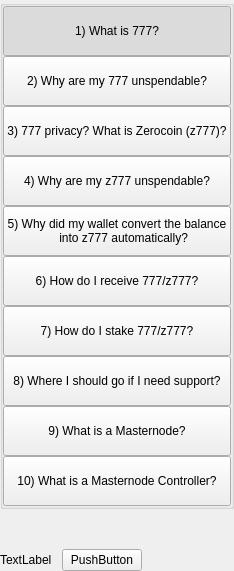
         <widget class="QWidget" name="left" native="true">
          <layout class="QVBoxLayout" name="verticalLayout_3">
           <property name="leftMargin">
            <number>0</number>
           </property>
           <property name="topMargin">
            <number>0</number>
           </property>
           <property name="rightMargin">
            <number>0</number>
           </property>
           <property name="bottomMargin">
            <number>0</number>
           </property>
           <item>
            <layout class="QVBoxLayout" name="verticalLayout_2">
             <property name="spacing">
              <number>0</number>
             </property>
             <item>
              <widget class="QWidget" name="containerButtons" native="true">
               <layout class="QVBoxLayout" name="verticalLayout">
                <property name="spacing">
                 <number>0</number>
                </property>
                <property name="leftMargin">
                 <number>0</number>
                </property>
                <property name="topMargin">
                 <number>0</number>
                </property>
                <property name="rightMargin">
                 <number>0</number>
                </property>
                <property name="bottomMargin">
                 <number>0</number>
                </property>
                <item>
                 <widget class="QGroupBox" name="groupBox">
                  <property name="title">
                   <string/>
                  </property>
                  <layout class="QVBoxLayout" name="verticalLayout_9">
                   <property name="spacing">
                    <number>0</number>
                   </property>
                   <property name="leftMargin">
                    <number>0</number>
                   </property>
                   <property name="topMargin">
                    <number>0</number>
                   </property>
                   <property name="rightMargin">
                    <number>0</number>
                   </property>
                   <property name="bottomMargin">
                    <number>0</number>
                   </property>
                   <item>
                    <widget class="QPushButton" name="pushButtonFaq1">
                     <property name="minimumSize">
                      <size>
                       <width>0</width>
                       <height>50</height>
                      </size>
                     </property>
                     <property name="maximumSize">
                      <size>
                       <width>16777215</width>
                       <height>50</height>
                      </size>
                     </property>
                     <property name="focusPolicy">
                      <enum>Qt::NoFocus</enum>
                     </property>
                     <property name="text">
                      <string>1) What is 777?</string>
                     </property>
                     <property name="checkable">
                      <bool>true</bool>
                     </property>
                     <property name="checked">
                      <bool>true</bool>
                     </property>
                     <property name="autoExclusive">
                      <bool>true</bool>
                     </property>
                    </widget>
                   </item>
                   <item>
                    <widget class="QPushButton" name="pushButtonFaq2">
                     <property name="minimumSize">
                      <size>
                       <width>0</width>
                       <height>50</height>
                      </size>
                     </property>
                     <property name="maximumSize">
                      <size>
                       <width>16777215</width>
                       <height>50</height>
                      </size>
                     </property>
                     <property name="focusPolicy">
                      <enum>Qt::NoFocus</enum>
                     </property>
                     <property name="text">
                      <string>2) Why are my 777 unspendable?</string>
                     </property>
                     <property name="checkable">
                      <bool>true</bool>
                     </property>
                     <property name="autoExclusive">
                      <bool>true</bool>
                     </property>
                    </widget>
                   </item>
                   <item>
                    <widget class="QPushButton" name="pushButtonFaq3">
                     <property name="minimumSize">
                      <size>
                       <width>0</width>
                       <height>50</height>
                      </size>
                     </property>
                     <property name="maximumSize">
                      <size>
                       <width>16777215</width>
                       <height>16777215</height>
                      </size>
                     </property>
                     <property name="focusPolicy">
                      <enum>Qt::NoFocus</enum>
                     </property>
                     <property name="text">
                      <string>3) 777 privacy? What is Zerocoin (z777)?</string>
                     </property>
                     <property name="checkable">
                      <bool>true</bool>
                     </property>
                     <property name="autoExclusive">
                      <bool>true</bool>
                     </property>
                    </widget>
                   </item>
                   <item>
                    <widget class="QPushButton" name="pushButtonFaq4">
                     <property name="minimumSize">
                      <size>
                       <width>0</width>
                       <height>50</height>
                      </size>
                     </property>
                     <property name="maximumSize">
                      <size>
                       <width>16777215</width>
                       <height>16777215</height>
                      </size>
                     </property>
                     <property name="focusPolicy">
                      <enum>Qt::NoFocus</enum>
                     </property>
                     <property name="text">
                      <string>4) Why are my z777 unspendable?</string>
                     </property>
                     <property name="checkable">
                      <bool>true</bool>
                     </property>
                     <property name="autoExclusive">
                      <bool>true</bool>
                     </property>
                    </widget>
                   </item>
                   <item>
                    <widget class="QPushButton" name="pushButtonFaq5">
                     <property name="minimumSize">
                      <size>
                       <width>0</width>
                       <height>50</height>
                      </size>
                     </property>
                     <property name="focusPolicy">
                      <enum>Qt::NoFocus</enum>
                     </property>
                     <property name="text">
                      <string>5) Why did my wallet convert the balance
    into z777 automatically?</string>
                     </property>
                     <property name="checkable">
                      <bool>true</bool>
                     </property>
                     <property name="autoExclusive">
                      <bool>true</bool>
                     </property>
                    </widget>
                   </item>
                   <item>
                    <widget class="QPushButton" name="pushButtonFaq6">
                     <property name="minimumSize">
                      <size>
                       <width>0</width>
                       <height>50</height>
                      </size>
                     </property>
                     <property name="focusPolicy">
                      <enum>Qt::NoFocus</enum>
                     </property>
                     <property name="text">
                      <string>6) How do I receive 777/z777?</string>
                     </property>
                     <property name="checkable">
                      <bool>true</bool>
                     </property>
                     <property name="autoExclusive">
                      <bool>true</bool>
                     </property>
                    </widget>
                   </item>
                   <item>
                    <widget class="QPushButton" name="pushButtonFaq7">
                     <property name="minimumSize">
                      <size>
                       <width>0</width>
                       <height>50</height>
                      </size>
                     </property>
                     <property name="focusPolicy">
                      <enum>Qt::NoFocus</enum>
                     </property>
                     <property name="text">
                      <string>7) How do I stake 777/z777?</string>
                     </property>
                     <property name="checkable">
                      <bool>true</bool>
                     </property>
                     <property name="autoExclusive">
                      <bool>true</bool>
                     </property>
                    </widget>
                   </item>
                   <item>
                    <widget class="QPushButton" name="pushButtonFaq8">
                     <property name="minimumSize">
                      <size>
                       <width>0</width>
                       <height>50</height>
                      </size>
                     </property>
                     <property name="focusPolicy">
                      <enum>Qt::NoFocus</enum>
                     </property>
                     <property name="text">
                      <string>8) Where I should go if I need support?</string>
                     </property>
                     <property name="checkable">
                      <bool>true</bool>
                     </property>
                     <property name="autoExclusive">
                      <bool>true</bool>
                     </property>
                    </widget>
                   </item>
                   <item>
                    <widget class="QPushButton" name="pushButtonFaq9">
                     <property name="minimumSize">
                      <size>
                       <width>0</width>
                       <height>50</height>
                      </size>
                     </property>
                     <property name="focusPolicy">
                      <enum>Qt::NoFocus</enum>
                     </property>
                     <property name="text">
                      <string>9) What is a Masternode?</string>
                     </property>
                     <property name="checkable">
                      <bool>true</bool>
                     </property>
                     <property name="autoExclusive">
                      <bool>true</bool>
                     </property>
                    </widget>
                   </item>
                   <item>
                    <widget class="QPushButton" name="pushButtonFaq10">
                     <property name="minimumSize">
                      <size>
                       <width>0</width>
                       <height>50</height>
                      </size>
                     </property>
                     <property name="focusPolicy">
                      <enum>Qt::NoFocus</enum>
                     </property>
                     <property name="text">
                      <string>10) What is a Masternode Controller?</string>
                     </property>
                     <property name="checkable">
                      <bool>true</bool>
                     </property>
                     <property name="autoExclusive">
                      <bool>true</bool>
                     </property>
                    </widget>
                   </item>
                  </layout>
                 </widget>
                </item>
               </layout>
              </widget>
             </item>
             <item>
              <spacer name="verticalSpacer">
               <property name="orientation">
                <enum>Qt::Vertical</enum>
               </property>
               <property name="sizeHint" stdset="0">
                <size>
                 <width>20</width>
                 <height>40</height>
                </size>
               </property>
              </spacer>
             </item>
             <item>
              <layout class="QHBoxLayout" name="horizontalLayout_2">
               <item>
                <widget class="QLabel" name="labelWebLink">
                 <property name="text">
                  <string>TextLabel</string>
                 </property>
                </widget>
               </item>
               <item>
                <spacer name="horizontalSpacer_4">
                 <property name="orientation">
                  <enum>Qt::Horizontal</enum>
                 </property>
                 <property name="sizeType">
                  <enum>QSizePolicy::Minimum</enum>
                 </property>
                 <property name="sizeHint" stdset="0">
                  <size>
                   <width>10</width>
                   <height>20</height>
                  </size>
                 </property>
                </spacer>
               </item>
               <item>
                <widget class="QPushButton" name="pushButtonWebLink">
                 <property name="focusPolicy">
                  <enum>Qt::NoFocus</enum>
                 </property>
                 <property name="text">
                  <string>PushButton</string>
                 </property>
                </widget>
               </item>
               <item>
                <spacer name="horizontalSpacer_2">
                 <property name="orientation">
                  <enum>Qt::Horizontal</enum>
                 </property>
                 <property name="sizeHint" stdset="0">
                  <size>
                   <width>40</width>
                   <height>20</height>
                  </size>
                 </property>
                </spacer>
               </item>
              </layout>
             </item>
            </layout>
           </item>
          </layout>
         </widget>
